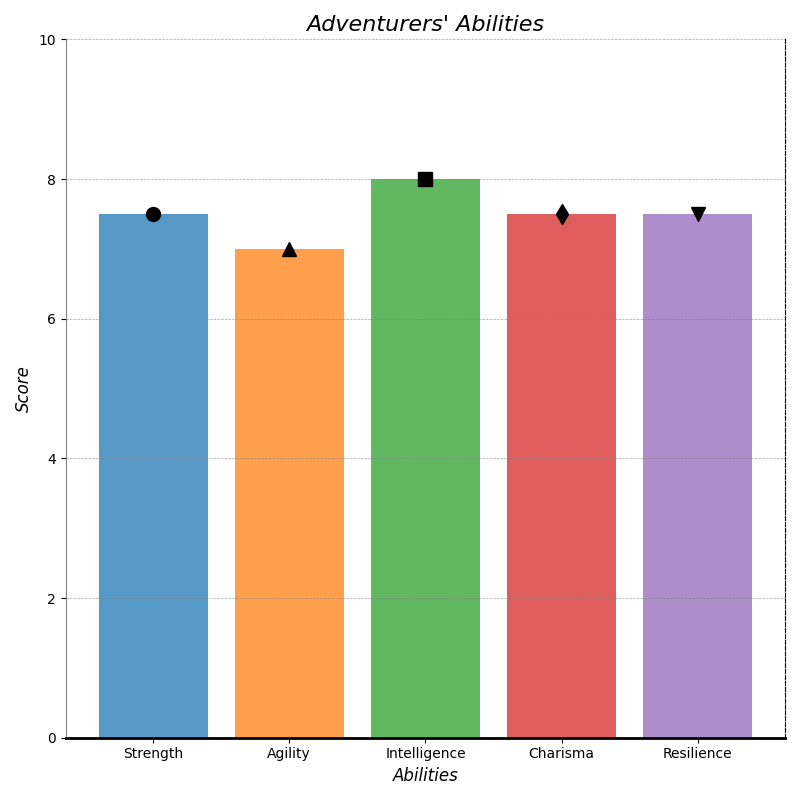

Reproduce this figure in Python.
import matplotlib.pyplot as plt
import numpy as np

categories = ['Strength', 'Agility', 'Intelligence', 'Charisma', 'Resilience']
num_vars = len(categories)

arthur = [8, 6, 7, 9, 8]
morgana = [7, 8, 9, 6, 7]

average_abilities = [
    np.mean([arthur[i], morgana[i]]) 
    for i in range(num_vars)
]

fig, ax = plt.subplots(figsize=(8, 8))

ax.bar(categories, average_abilities, color=['#1f77b4', '#ff7f0e', '#2ca02c', '#d62728', '#9467bd'], alpha=0.75)
ax.set_ylim(0, 10)
ax.set_title('Adventurers\' Abilities', fontsize=16, style='italic')
ax.set_ylabel('Score', fontsize=12, style='italic')
ax.set_xlabel('Abilities', fontsize=12, style='italic')

# Change marker type to different styles
markers = ['o', '^', 's', 'd', 'v']
for i, score in enumerate(average_abilities):
    ax.plot(i, score, marker=markers[i], markersize=10, color='black')

# Add grid with altered style
ax.grid(which='major', linestyle='--', linewidth=0.5, color='gray', axis='y', alpha=0.7)

# Alter the border style and visibility
ax.spines['top'].set_color('none')
ax.spines['right'].set_linestyle('--')
ax.spines['bottom'].set_linewidth(2.0)
ax.spines['left'].set_color('gray')

plt.tight_layout()

plt.show()
